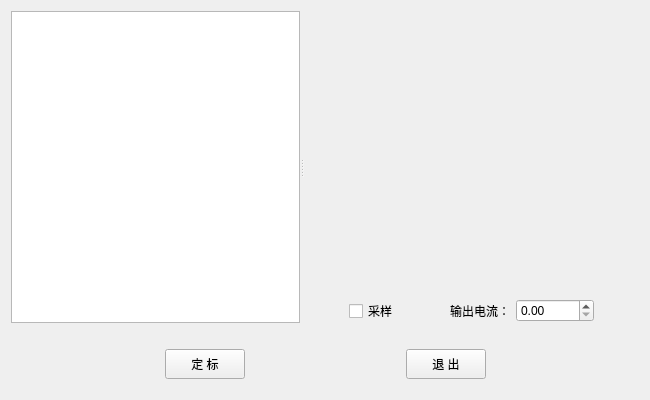
<?xml version="1.0" encoding="UTF-8"?>
<ui version="4.0">
 <class>HLuminousCalibrateDialog</class>
 <widget class="QDialog" name="HLuminousCalibrateDialog">
  <property name="geometry">
   <rect>
    <x>0</x>
    <y>0</y>
    <width>650</width>
    <height>400</height>
   </rect>
  </property>
  <property name="windowTitle">
   <string>Dialog</string>
  </property>
  <layout class="QGridLayout" name="gridLayout_2" rowstretch="1,0">
   <item row="0" column="0">
    <widget class="QSplitter" name="splitter">
     <property name="orientation">
      <enum>Qt::Horizontal</enum>
     </property>
     <widget class="QTreeWidget" name="treeWidget">
      <property name="headerHidden">
       <bool>true</bool>
      </property>
      <column>
       <property name="text">
        <string notr="true">1</string>
       </property>
      </column>
     </widget>
     <widget class="QWidget" name="layoutWidget">
      <layout class="QGridLayout" name="gridLayout">
       <item row="1" column="0">
        <spacer name="horizontalSpacer_11">
         <property name="orientation">
          <enum>Qt::Horizontal</enum>
         </property>
         <property name="sizeHint" stdset="0">
          <size>
           <width>20</width>
           <height>20</height>
          </size>
         </property>
        </spacer>
       </item>
       <item row="1" column="1">
        <widget class="QCheckBox" name="checkBox">
         <property name="text">
          <string>采样</string>
         </property>
        </widget>
       </item>
       <item row="1" column="2">
        <spacer name="horizontalSpacer_12">
         <property name="orientation">
          <enum>Qt::Horizontal</enum>
         </property>
         <property name="sizeHint" stdset="0">
          <size>
           <width>40</width>
           <height>20</height>
          </size>
         </property>
        </spacer>
       </item>
       <item row="1" column="3">
        <widget class="QLabel" name="label">
         <property name="text">
          <string>输出电流：</string>
         </property>
         <property name="scaledContents">
          <bool>false</bool>
         </property>
         <property name="alignment">
          <set>Qt::AlignRight|Qt::AlignTrailing|Qt::AlignVCenter</set>
         </property>
        </widget>
       </item>
       <item row="1" column="4">
        <widget class="QDoubleSpinBox" name="doubleSpinBox">
         <property name="minimumSize">
          <size>
           <width>78</width>
           <height>0</height>
          </size>
         </property>
        </widget>
       </item>
       <item row="1" column="5">
        <spacer name="horizontalSpacer_19">
         <property name="orientation">
          <enum>Qt::Horizontal</enum>
         </property>
         <property name="sizeHint" stdset="0">
          <size>
           <width>20</width>
           <height>20</height>
          </size>
         </property>
        </spacer>
       </item>
       <item row="0" column="0" colspan="6">
        <widget class="QStackedWidget" name="stackedWidget"/>
       </item>
      </layout>
     </widget>
    </widget>
   </item>
   <item row="1" column="0">
    <layout class="QHBoxLayout" name="horizontalLayout">
     <property name="spacing">
      <number>9</number>
     </property>
     <property name="leftMargin">
      <number>1</number>
     </property>
     <property name="topMargin">
      <number>20</number>
     </property>
     <property name="bottomMargin">
      <number>10</number>
     </property>
     <item>
      <spacer name="horizontalSpacer_1">
       <property name="orientation">
        <enum>Qt::Horizontal</enum>
       </property>
       <property name="sizeHint" stdset="0">
        <size>
         <width>20</width>
         <height>20</height>
        </size>
       </property>
      </spacer>
     </item>
     <item>
      <widget class="QPushButton" name="pushButton_1">
       <property name="minimumSize">
        <size>
         <width>0</width>
         <height>30</height>
        </size>
       </property>
       <property name="text">
        <string>定 标</string>
       </property>
       <property name="autoDefault">
        <bool>false</bool>
       </property>
      </widget>
     </item>
     <item>
      <spacer name="horizontalSpacer_2">
       <property name="orientation">
        <enum>Qt::Horizontal</enum>
       </property>
       <property name="sizeHint" stdset="0">
        <size>
         <width>40</width>
         <height>20</height>
        </size>
       </property>
      </spacer>
     </item>
     <item>
      <widget class="QPushButton" name="pushButton_2">
       <property name="minimumSize">
        <size>
         <width>0</width>
         <height>30</height>
        </size>
       </property>
       <property name="text">
        <string>退 出</string>
       </property>
       <property name="autoDefault">
        <bool>false</bool>
       </property>
      </widget>
     </item>
     <item>
      <spacer name="horizontalSpacer_9">
       <property name="orientation">
        <enum>Qt::Horizontal</enum>
       </property>
       <property name="sizeHint" stdset="0">
        <size>
         <width>20</width>
         <height>20</height>
        </size>
       </property>
      </spacer>
     </item>
    </layout>
   </item>
  </layout>
 </widget>
 <resources/>
 <connections>
  <connection>
   <sender>pushButton_2</sender>
   <signal>clicked()</signal>
   <receiver>HLuminousCalibrateDialog</receiver>
   <slot>reject()</slot>
   <hints>
    <hint type="sourcelabel">
     <x>430</x>
     <y>585</y>
    </hint>
    <hint type="destinationlabel">
     <x>408</x>
     <y>302</y>
    </hint>
   </hints>
  </connection>
 </connections>
</ui>
